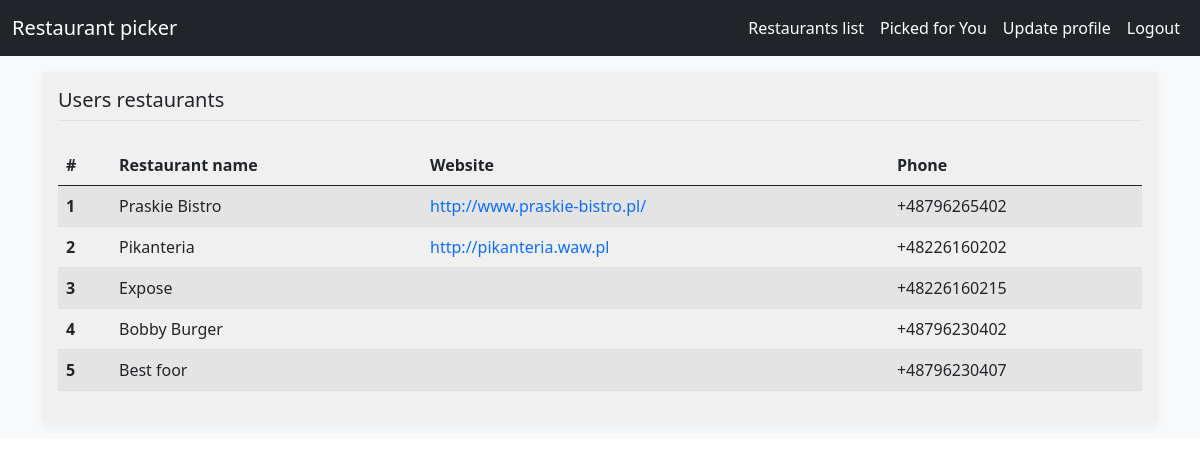
The app's page /all_restaurants/ (signed in) with its own data.
### main_app/models.py (models this page shows, shortened)
class Restaurant(models.Model):
    name = models.CharField(max_length=200)
    url = models.URLField(null=True, blank=True)
    phone_number = PhoneNumberField()
    notes = models.TextField(max_length=500, null=True,blank=True)

### main_app/views.py (the view)
# urls.py: path('all_restaurants/',all_restaurants, name='all_restaurants'),
@login_required
def all_restaurants(request):
    restaurants = Restaurant.objects.all()
    return render(request,'all_restaurants.html',{'restaurants':restaurants})

### Templates/all_restaurants.html (shortened to what this page needs)
{% extends 'template.html' %}
{% block body %}
<div class="my-3 p-3  rounded box-shadow" style="background-color:#F0F0F0;">
    <h5 class="border-bottom border-gray pb-2 mb-0">Users restaurants</h5><br>
    <table class="table table-striped">
          <thead>
            <tr>
              <th scope="col">#</th>
              <th scope="col">Restaurant name</th>
              <th scope="col">Website</th>
              <th scope="col">Phone</th>
            </tr>
          </thead>
          <tbody>
          {% for item in restaurants %}
            <tr>
              <th scope="row">{{forloop.counter}}</th>
              <td>{{item.name}}</td>
              <td>
                  <a href="{{item.url}}" style="text-decoration:none">{{item.url}}</a>
              </td>
              <td>{{item.phone_number}}</td>
            </tr>
          {% endfor %}
          </tbody>
    </table>
</div>
{% endblock %}

### Templates/template.html (shortened to what this page needs)
<!doctype html>
<html lang="en">
{% load static %}
  <head>
    <link href="https://cdn.jsdelivr.net/npm/bootstrap@5.1.0/dist/css/bootstrap.min.css" rel="stylesheet">
    <link href="{% static 'style.css' %}" rel="stylesheet">
  </head>
<body class="bg-light"  >
<nav class="navbar navbar-expand-lg navbar-dark bg-dark">
  <div class="container-fluid">
    <a class="navbar-brand" href="{% url 'main' %}">Restaurant picker</a>
    <div class="d-flex">
      <div class="collapse navbar-collapse" id="navbarNavDropdown">
        <ul class="navbar-nav" >
          <li class="nav-item">
            {% if user.is_authenticated %}
              <a class="nav-link active" aria-current="page" href="{% url 'all_restaurants' %}" >Restaurants list</a>
            {% endif %}
          </li>
          <li class="nav-item">
            {% if user.is_authenticated %}
              <a class="nav-link active" aria-current="page" href="{% url 'picked_for_user' %}" >Picked for You</a>
            {% endif %}
          </li>
          <li class="nav-item">
            {% if user.is_authenticated %}
              <a class="nav-link active" aria-current="page" href="{% url 'update_profile' %}" >Update profile</a>
            {% endif %}
          </li>
          <li class="nav-item">
            {% if user.is_authenticated %}
              <a class="nav-link active" aria-current="page" href="{% url 'logout' %}" >Logout</a>
            {% else %}
              <a class="nav-link active" aria-current="page" href="{% url 'login' %}" >Login</a>
            {% endif %}
          </li>
        </ul>
      </div>
    </div>
  </div>
</nav>
<main role="main" class="container">
  {% block body %}
{% endblock %}
</main>
</body>
</html>

### static/style.css (style rules this page uses)
html, body { overflow-x: hidden; background-image: url('background2.jpg'); background-size: cover; background-repeat: no-repeat; }
body { padding-top: 0px; }
.border-bottom { border-bottom: 1px solid #e5e5e5; }
.box-shadow { box-shadow: 0 .25rem .75rem rgba(0, 0, 0, .05); }

### records on screen
Restaurant: name "Praskie Bistro", url "http://www.praskie-bistro.pl/", phone_number "+48796265402"
Restaurant: name "Pikanteria", url "http://pikanteria.waw.pl", phone_number "+48226160202"
Restaurant: name "Expose", phone_number "+48226160215"
Restaurant: name "Bobby Burger", phone_number "+48796230402"
Restaurant: name "Best foor", phone_number "+48796230407"
